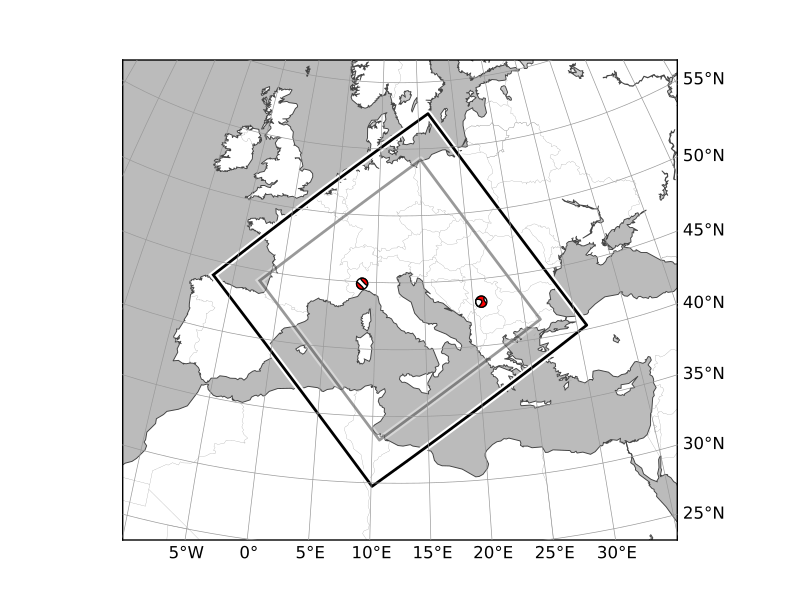

This figure's Python source:
from lasif import domain
import lasif.visualization
from obspy import UTCDateTime

bmap = domain.RectangularSphericalSection(
    min_latitude=-10,
    max_latitude=10,
    min_longitude=-10,
    max_longitude=10,
    min_depth_in_km=0,
    max_depth_in_km=1440,
    boundary_width_in_degree=2.5,
    rotation_axis=[1.0, 1.0, 0.2],
    rotation_angle_in_degree=-65.0).plot(plot_simulation_domain=False)
events = [{
    'depth_in_km': 9.0,
    'event_name': 'GCMT_event_NORTHWESTERN_BALKAN_REGION_Mag_5.9_1980-5-18-20-2',
    'filename': 'GCMT_event_NORTHWESTERN_BALKAN_REGION_Mag_5.9_1980-5-18-20-2.xml',
    'latitude': 43.29,
    'longitude': 20.84,
    'm_pp': -4.449e+17,
    'm_rp': -5.705e+17,
    'm_rr': -1.864e+17,
    'm_rt': 2.52e+16,
    'm_tp': 4.049e+17,
    'm_tt': 6.313e+17,
    'magnitude': 5.9,
    'magnitude_type': 'Mwc',
    'origin_time': UTCDateTime(1980, 5, 18, 20, 2, 57, 500000),
    'region': u'NORTHWESTERN BALKAN REGION'
}, {
    'depth_in_km': 10.0,
    'event_name': 'GCMT_event_NORTHERN_ITALY_Mag_4.9_2000-8-21-17-14',
    'filename': 'GCMT_event_NORTHERN_ITALY_Mag_4.9_2000-8-21-17-14.xml',
    'latitude': 44.87,
    'longitude': 8.48,
    'm_pp': 1.189e+16,
    'm_rp': -1600000000000000.0,
    'm_rr': -2.271e+16,
    'm_rt': -100000000000000.0,
    'm_tp': -2.075e+16,
    'm_tt': 1.082e+16,
    'magnitude': 4.9,
    'magnitude_type': 'Mwc',
    'origin_time': UTCDateTime(2000, 8, 21, 17, 14, 27),
    'region': u'NORTHERN ITALY'}]
lasif.visualization.plot_events(events, bmap)
